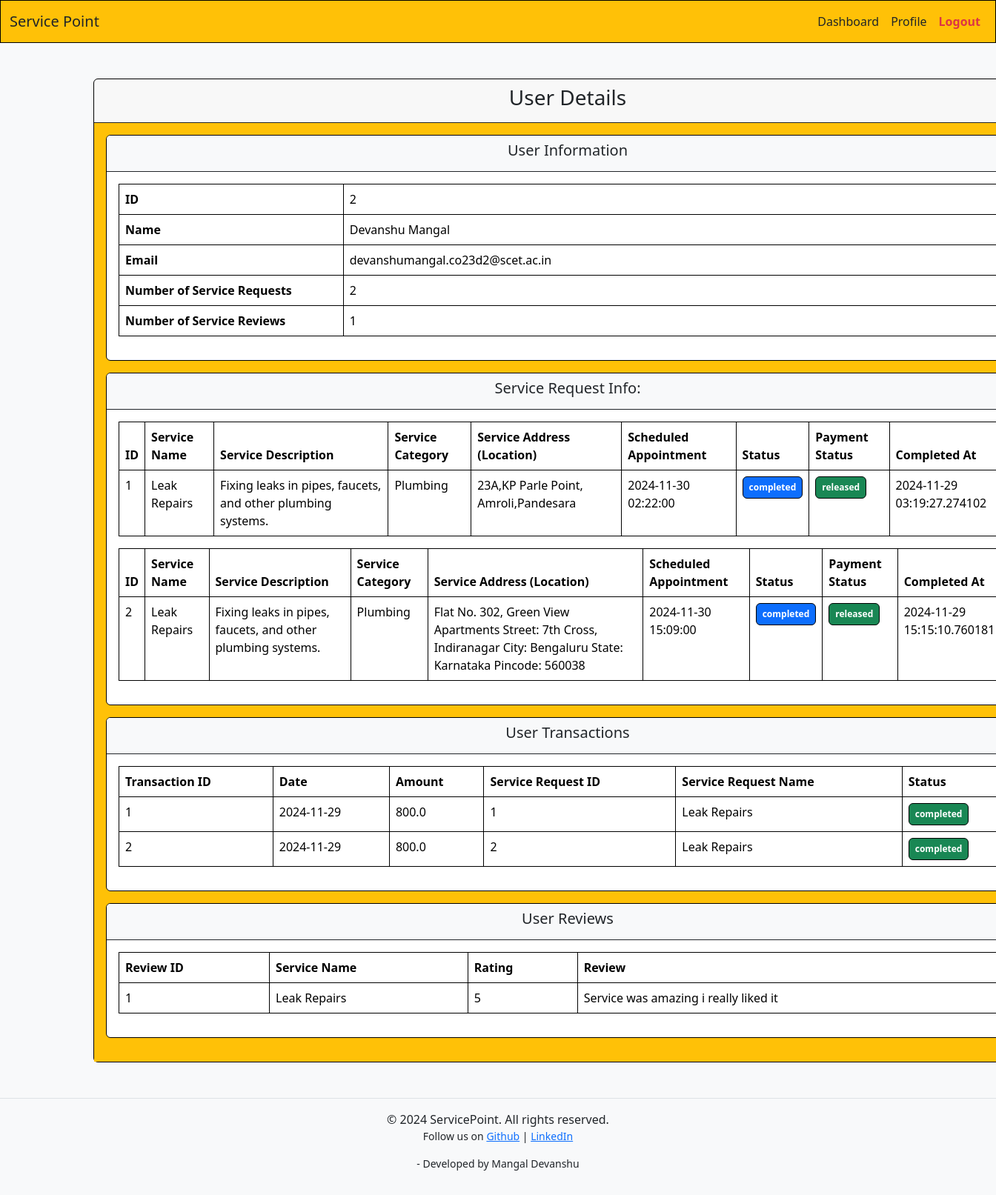
/ViewUser/2 (signed in), run on the app's committed database.
### models.py (models this page shows)
class User(db.Model):
    id = db.Column(db.Integer, primary_key=True)
    username = db.Column(db.String(32), unique=True, nullable=False)
    passhash = db.Column(db.String(256), nullable=False)
    name = db.Column(db.String(64), nullable=True)
    email = db.Column(db.String(128), unique=True, nullable=True)
    created_at = db.Column(db.DateTime, default=datetime.utcnow, nullable=False)
    blocked = db.Column(db.Boolean, nullable=False, default=False)
    service_requests = db.relationship('ServiceRequest', backref='user', lazy=True)
    transactions = db.relationship('Transaction', backref='user', lazy=True)
    reviews = db.relationship('Review', backref='user', lazy=True)

class ServiceRequest(db.Model):
    id = db.Column(db.Integer, primary_key=True)
    user_id = db.Column(db.Integer, db.ForeignKey('user.id', name='fk_servicerequest_user'), nullable=False)
    service_professional_id = db.Column(db.Integer, db.ForeignKey('service_professional.id', name='fk_servicerequest_serviceprofessional'), nullable=False)
    service_id = db.Column(db.Integer, db.ForeignKey('service.id', name='fk_servicerequest_service'), nullable=False)
    appointment = db.Column(db.DateTime, nullable=False)
    address = db.Column(db.String(256), nullable=False)
    status = db.Column(
        db.Enum('pending', 'approved', 'completed', 'canceled', name='service_request_status'),
        nullable=False,
        default='pending'
    )
    otp = db.Column(db.String(6), nullable=True)
    created_at = db.Column(db.DateTime, default=datetime.utcnow, nullable=False)
    completed_at = db.Column(db.DateTime, nullable=True)
    transactions = db.relationship('Transaction', backref='service_request', lazy=True, uselist=False)
    payment_status = db.Column(
        db.Enum('pending', 'held', 'released', 'refunded', name='payment_status'),
        nullable=False,
        default='pending'
    )

class Service(db.Model):
    id = db.Column(db.Integer, primary_key=True)
    category_id = db.Column(db.Integer, db.ForeignKey('category.id', name='fk_service_category'), nullable=False)
    service_professional_id = db.Column(db.Integer, db.ForeignKey('service_professional.id', name='fk_service_serviceprofessional'), nullable=False)
    name = db.Column(db.String(64), nullable=False)
    description = db.Column(db.String(256), nullable=True)
    price = db.Column(db.Float, nullable=False)
    time = db.Column(db.Integer, nullable=False)
    area_pincode = db.Column(db.String(6), nullable=False)
    created_at = db.Column(db.DateTime, default=datetime.utcnow, nullable=False)
    reviews = db.relationship('Review', backref='service', lazy=True)
    service_requests = db.relationship('ServiceRequest', backref='service', lazy=True)

class Category(db.Model):
    id = db.Column(db.Integer, primary_key=True)
    name = db.Column(db.String(64), nullable=False, unique=True)
    base_price = db.Column(db.Float)
    services = db.relationship('Service', backref='category', lazy=True)

class Transaction(db.Model):
    id = db.Column(db.Integer, primary_key=True)
    user_id = db.Column(db.Integer, db.ForeignKey('user.id', name='fk_transaction_user'), nullable=False)
    service_professional_id = db.Column(db.Integer, db.ForeignKey('service_professional.id', name='fk_transaction_serviceprofessional'), nullable=False)
    service_request_id = db.Column(db.Integer, db.ForeignKey('service_request.id', name='fk_transaction_servicerequest'), nullable=False)
    price = db.Column(db.Float, nullable=False)
    date = db.Column(db.Date, nullable=False)
    created_at = db.Column(db.DateTime, default=datetime.utcnow, nullable=False)
    status = db.Column(
        db.Enum('pending', 'completed', 'failed', 'refunded', name='transaction_status'),
        nullable=False,
        default='pending'
    )

class Review(db.Model):
    id = db.Column(db.Integer, primary_key=True)
    service_id = db.Column(db.Integer, db.ForeignKey('service.id', name='fk_review_service'), nullable=False)
    user_id = db.Column(db.Integer, db.ForeignKey('user.id', name='fk_review_user'), nullable=False)
    description = db.Column(db.String(256), nullable=False)
    rating = db.Column(db.Integer, nullable=False)
    created_at = db.Column(db.DateTime, default=datetime.utcnow, nullable=False)

### routes.py (the view)
@app.route('/ViewUser/<int:id>')
@login_required
@admin_required
def show_user(id):
    print("User page requested")
    user=User.query.get(id)
    reviews=Review.query.filter_by(user_id=id).all()
    service_requests=ServiceRequest.query.filter_by(user_id=id).all()
    transactions=Transaction.query.filter_by(user_id=id).all()
    return render_template("view_user.html",user=user)

### routes.py (called while the page is built)
def login_required(func):
    @wraps(func)
    def inner(*args, **kwargs):
        if 'logged_in' in session:
            return func(*args, **kwargs)
        else:
            flash("You are not authorized to view this page, please login")
            return redirect(url_for('show_login'))
    return inner

def admin_required(func):
    @wraps(func)
    def inner(*args, **kwargs):
        if 'logged_in' in session and session['user_type']=="admin":
            return func(*args, **kwargs)
        else:
            flash("You are not authorized to view this page")
            return redirect(url_for('show_login'))
    return inner

### templates/view_user.html (shortened to what this page needs)
{% extends 'layout.html' %}
{% block content %}
    <div class="container">
        <div class="card border border-black mx-auto mt-5" style="width: 80rem;">
            <div class="card-header border-bottom border-dark">
                <h2 class="fs-3 text-center">User Details</h2>
            </div>
            <div class="card-body bg-warning">
                <div class="card border border-black mb-3">
                    <div class="card-header bg-light border-bottom border-dark">
                        <h3 class="fs-5 text-center">User Information</h3>
                    </div>
                    <div class="card-body">
                        <table class="table table-bordered border border-black">
                            <tr>
                                <td class="fw-bold" style="width: 25%;">ID</td>
                                <td style="width: 75%;">{{ user.id }}</td>
                            </tr>
                            <tr>
                                <td class="fw-bold" style="width: 25%;">Name</td>
                                <td style="width: 75%;">{{ user.name }}</td>
                            </tr>
                            <tr>
                                <td class="fw-bold" style="width: 25%;">Email</td>
                                <td style="width: 75%;">{{ user.email }}</td>
                            </tr>
                            <tr>
                                <td class="fw-bold" style="width: 25%;">Number of Service Requests</td>
                                <td style="width: 75%;">{{ user.service_requests|length }}</td>
                            </tr>
                            <tr>
                                <td class="fw-bold" style="width: 25%;">Number of Service Reviews</td>
                                <td style="width: 75%;">{{ user.reviews|length }}</td>
                            </tr>
                        </table>
                    </div>
                </div>
                <div class="card border border-black mb-3">
                    <div class="card-header bg-light border-bottom border-dark">
                        <h3 class="fs-5 text-center">Service Request Info:</h3>
                    </div>
                    <div class="card-body">
                        {% for service_request in user.service_requests %}
                            <table class="table table-bordered border border-black">
                                <thead class="thead-dark">
                                    <tr>
                                        <th>ID</th>
                                        <th>Service Name</th>
                                        <th>Service Description</th>
                                        <th>Service Category</th>
                                        <th>Service Address (Location)</th>
                                        <th>Scheduled Appointment</th>
                                        <th>Status</th>
                                        <th>Payment Status</th>
                                        <th>Completed At</th>
                                    </tr>
                                </thead>
                                <tbody>
                                    <tr>
                                        <td>{{ service_request.id }}</td>
                                        <td>{{ service_request.service.name }}</td>
                                        <td>{{ service_request.service.description }}</td>
                                        <td>{{ service_request.service.category.name }}</td>
                                        <td>{{ service_request.address }}</td>
                                        <td>{{ service_request.appointment }}</td>
                                        <td>
                                            <span class="badge py-2 px-2 border-black border
                                                {% if service_request.status == 'completed' %}text-bg-primary{% endif %}
                                            ">
                                                {{ service_request.status }}
                                            </span>
                                        </td>
                                        <td>
                                            <span class="badge py-2 px-2 border-black border
                                                {% if service_request.payment_status == 'released' %}text-bg-success{% endif %}
                                            ">
                                                {{ service_request.payment_status }}
                                            </span>
                                        </td>
                                        <td>{{ service_request.completed_at }}</td>
                                    </tr>
                                </tbody>
                            </table>
                        {% endfor %}
                    </div>
                </div>
                <div class="card border border-black mb-3">
                    <div class="card-header bg-light border-bottom border-dark">
                        <h3 class="fs-5 text-center">User Transactions</h3>
                    </div>
                    <div class="card-body">
                        <table class="table table-bordered border border-black">
                           <thead class="thead-dark">
                                <tr>
                                    <th>Transaction ID</th>
                                    <th>Date</th>
                                    <th>Amount</th>
                                    <th>Service Request ID</th>
                                    <th>Service Request Name</th>
                                    <th>Status</th>
                                </tr>
                            </thead>
                            <tbody>
                                {% for transaction in user.transactions %}
                                    <tr>
                                        <td>{{ transaction.id }}</td>
                                        <td>{{ transaction.date }}</td>
                                        <td>{{ transaction.price }}</td>
                                        <td>{{ transaction.service_request.id }}</td>
                                        <td>{{ transaction.service_request.service.name }}</td>
                                        <td>
                                            <span class="badge py-2 px-2 border border-black
                                                {% if transaction.status == 'completed' %}text-bg-success{% endif %}
                                            ">
                                                {{ transaction.status }}
                                            </span>
                                        </td>
                                    </tr>
                                {% endfor %}
                            </tbody>
                        </table>
                    </div>
                </div>
                <div class="card border border-black mb-3">
                    <div class="card-header bg-light border-bottom border-dark">
                        <h3 class="fs-5 text-center">User Reviews</h3>
                    </div>
                    <div class="card-body">
                        <table class="table table-bordered border border-black">
                            <thead class="thead-dark">
                                <tr>
                                    <th>Review ID</th>
                                    <th>Service Name</th>
                                    <th>Rating</th>
                                    <th>Review</th>
                                </tr>
                            </thead>
                            <tbody>
                                {% for review in user.reviews %}
                                    <tr>
                                        <td>{{ review.id }}</td>
                                        <td>{{ review.service.name }}</td>
                                        <td>{{ review.rating }}</td>
                                        <td>{{ review.description }}</td>
                                    </tr>
                                {% endfor %}
                            </tbody>
                        </table>
                    </div>
                </div>
            </div>
        </div>
    </div>
{% endblock %}

### data on the page
User: id "2", name "Devanshu Mangal", email "devanshumangal.co23d2@scet.ac.in"
ServiceRequest: id "1", service.name "Leak Repairs", service.description "Fixing leaks in pipes, faucets, and other plumbing systems.", service.category.name "Plumbing", address "23A,KP Parle Point, Amroli,Pandesara", appointment "2024-11-30 02:22:00", status "completed", payment_status "released", completed_at "2024-11-29 03:19:27.274102"
ServiceRequest: id "2", service.name "Leak Repairs", service.description "Fixing leaks in pipes, faucets, and other plumbing systems.", service.category.name "Plumbing", address "Flat No. 302, Green View Apartments Street: 7th Cross, Indiranagar City: Bengaluru State: Karnataka Pincode: 560038", appointment "2024-11-30 15:09:00", status "completed", payment_status "released", completed_at "2024-11-29 15:15:10.760181"
Review: id "1", service.name "Leak Repairs", rating "5", description "Service was amazing i really liked it"

### other printed values
{{ user.service_requests|length }} "2"
{{ user.reviews|length }} "1"
